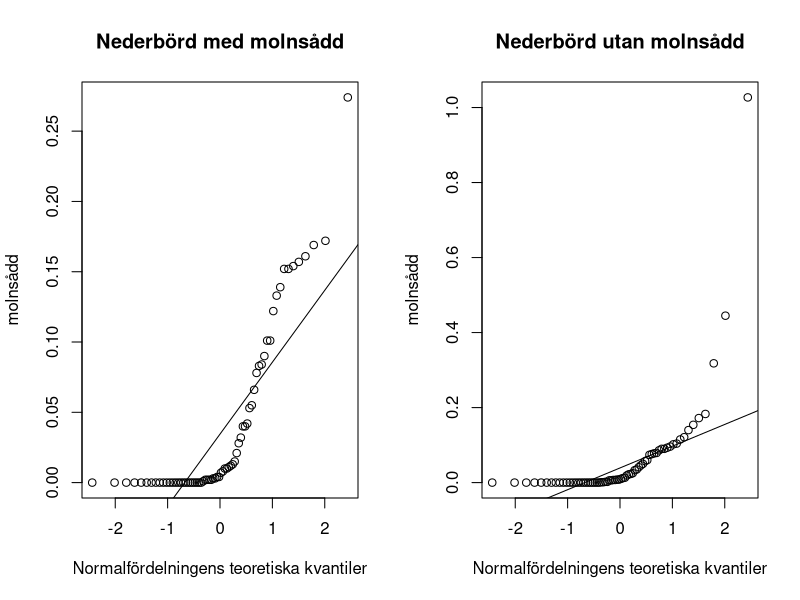
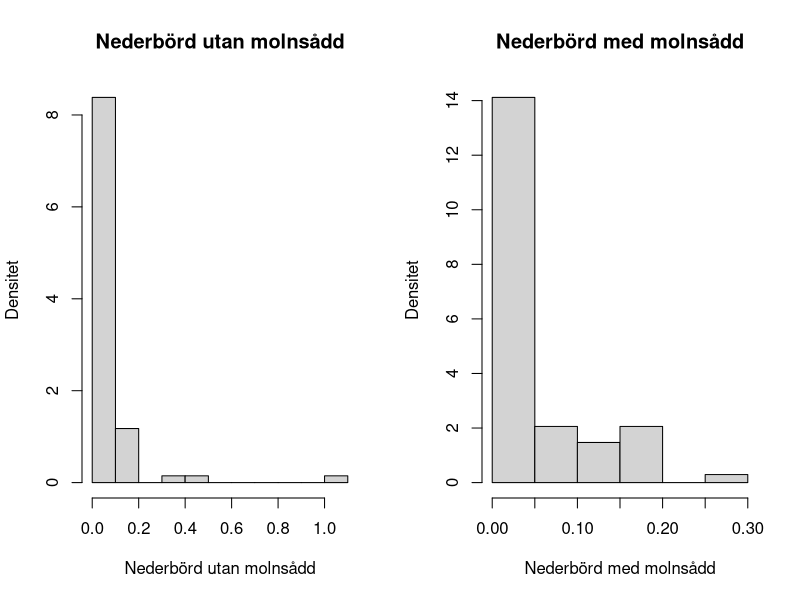
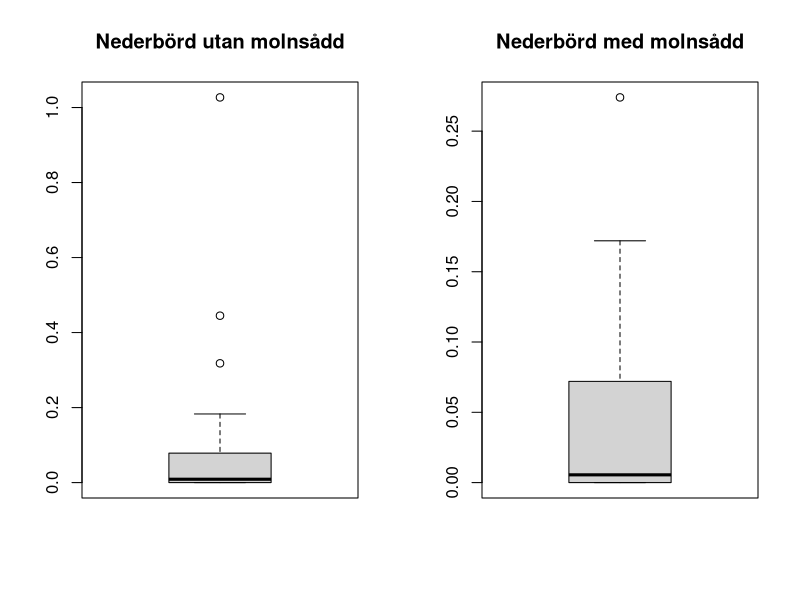
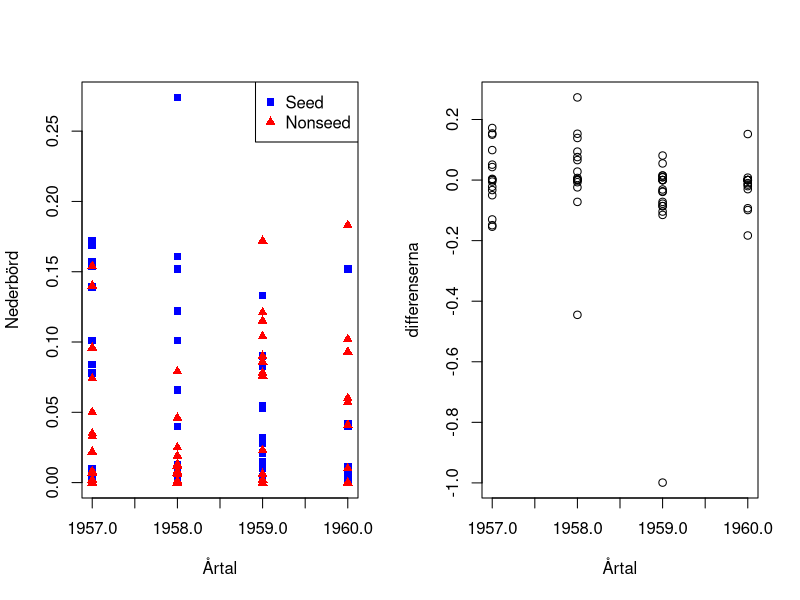
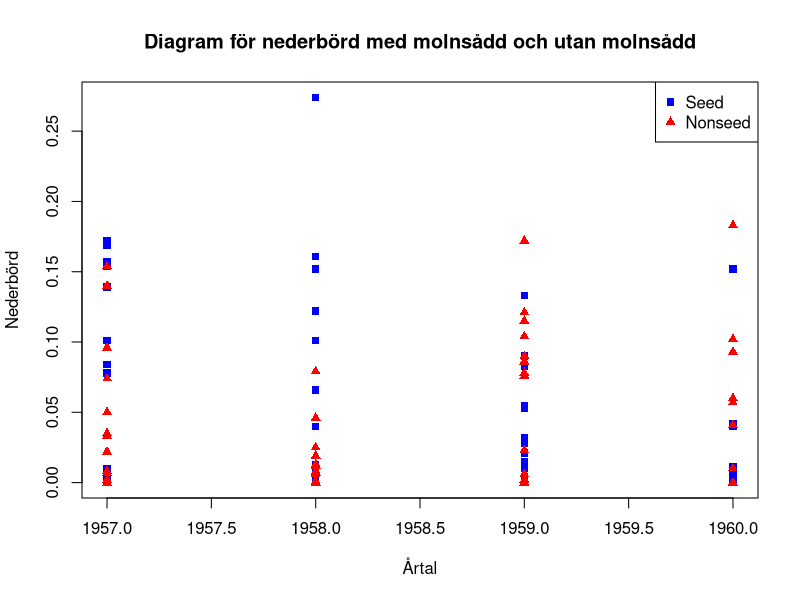
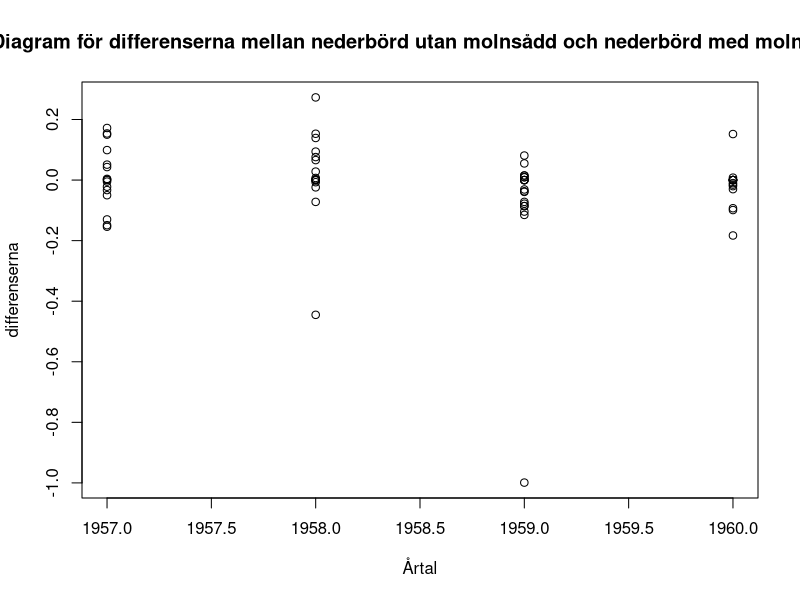
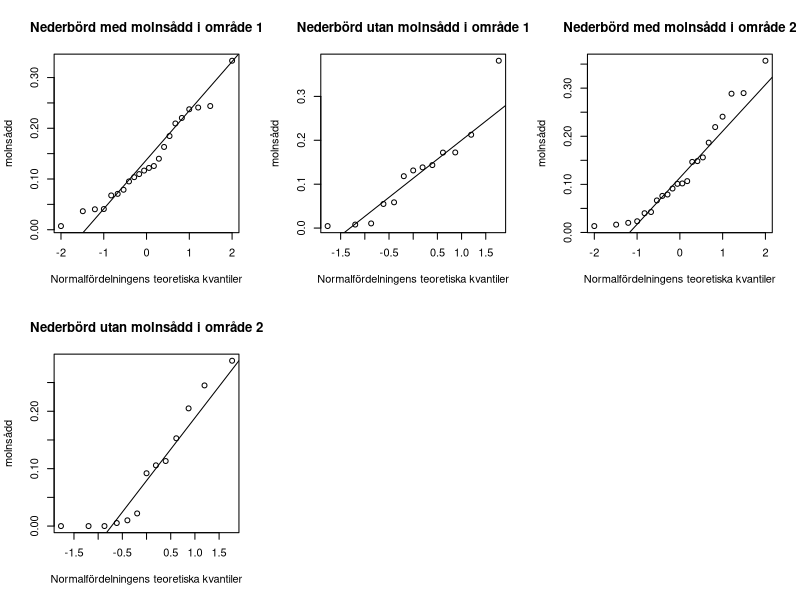
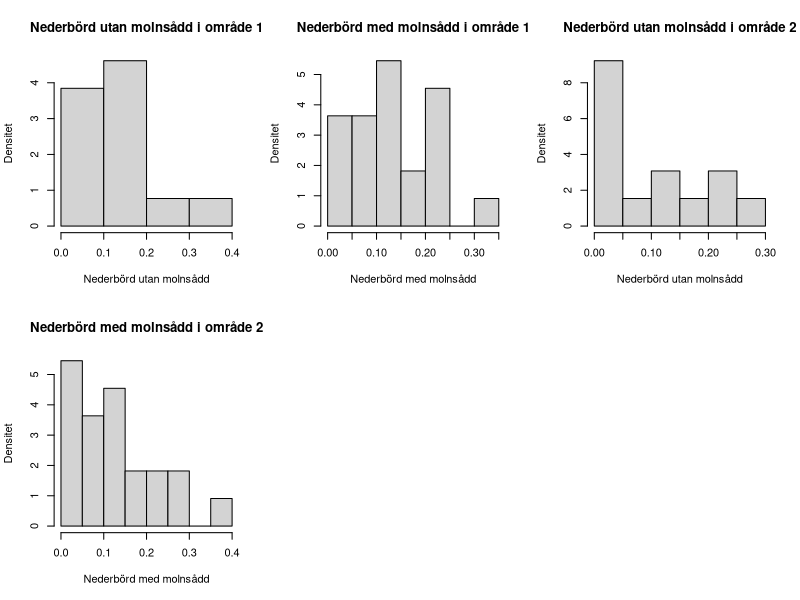

The R script that drew these images, in order:
## ---- chunk 1
arizona <- read.csv("arizona.csv", header = FALSE) #Yinyi testa använda denna istället
year <- arizona$V1
seed <- arizona$V2
nonseed <- arizona$V3
old_par <- par(mfrow = c(1,2))
qqnorm(seed,main = 'Nederbörd med molnsådd', ylab= 'Nederbörd med
molnsådd', xlab= 'Normalfördelningens teoretiska kvantiler')
qqline(seed)
qqnorm(nonseed,main = 'Nederbörd utan molnsådd', ylab= 'Nederbörd utan
molnsådd', xlab= 'Normalfördelningens teoretiska kvantiler')
qqline(nonseed)
par(old_par)
old_par <- par(mfrow = c(1,2))
hist(nonseed,prob = TRUE, main = 'Nederbörd utan molnsådd', ylab =
       'Densitet', xlab = 'Nederbörd utan molnsådd')
hist(seed,prob = TRUE, main = 'Nederbörd med molnsådd', ylab =
       'Densitet', xlab = 'Nederbörd med molnsådd')
par(old_par)
old_par <- par(mfrow = c(1,2))
boxplot(nonseed, prob = TRUE, main = 'Nederbörd utan molnsådd')
boxplot(seed, prob = TRUE, main = 'Nederbörd med molnsådd')
par(old_par)
## ---- chunk 2
differ <- seed-nonseed
old_par <- par(mfrow = c(1,2))
plot(year,seed, xlab= '
Årtal', ylab = 'Nederbörd',
pch = 15,
col ="blue")
points(year,nonseed,
       pch = 17,  # Solid triangles
       col = "red")
legend("topright", 
       legend = c("Seed", "Nonseed"), 
       pch = c(15, 17),  # Shapes corresponding to seed and nonseed
       col = c("blue", "red"))  # Colors corresponding to seed and nonseed
plot(year,differ, ylab= 'differenserna', xlab = 'Årtal')
par(old_par)
## ---- chunk 3
plot(year, seed, 
     main = 'Diagram för nederbörd med molnsådd och utan molnsådd', 
     xlab = 'Årtal', 
     ylab = 'Nederbörd', 
     pch = 15,  # Solid squares for seed
     col = "blue")
points(year, nonseed, 
       pch = 17,  # Solid triangles for nonseed
       col = "red")

# Add a legend
legend("topright", 
       legend = c("Seed", "Nonseed"), 
       pch = c(15, 17),  # Shapes corresponding to seed and nonseed
       col = c("blue", "red"))  # Colors corresponding to seed and nonseed
## ---- chunk 4
plot(year,differ,main = 'Diagram för differenserna mellan nederbörd utan molnsådd och nederbörd med molnsådd', ylab= 'differenserna', xlab = 'Årtal')
## ---- chunk 5
wilcox.test(differ, alternative = "greater", paired = FALSE)
## ---- chunk 6
result <- wilcox.test(seed,nonseed, alternative = "greater", paired = TRUE)
print(result)
## ---- chunk 7
oregon <- read.csv("oregon.csv", header = FALSE) #Yinyi testa använda denna istället
trial <- oregon$V1
typ1 <- oregon$V2
typ2 <- oregon$V3
nonseed1 <- typ1[trial == 1]
seed1 <- typ1[trial == 2]
nonseed2 <- typ2[trial == 1]
seed2 <- typ2[trial == 2]
old_par <- par(mfrow = c(2,3))
qqnorm(seed1,main = 'Nederbörd med molnsådd i område 1', ylab= 'Nederbörd med
molnsådd', xlab= 'Normalfördelningens teoretiska kvantiler')
qqline(seed1)
qqnorm(nonseed1,main = 'Nederbörd utan molnsådd i område 1', ylab= 'Nederbörd utan
molnsådd', xlab= 'Normalfördelningens teoretiska kvantiler')
qqline(nonseed1)
qqnorm(seed2,main = 'Nederbörd med molnsådd i område 2', ylab= 'Nederbörd med
molnsådd', xlab= 'Normalfördelningens teoretiska kvantiler')
qqline(seed2)
qqnorm(nonseed2,main = 'Nederbörd utan molnsådd i område 2', ylab= 'Nederbörd utan
molnsådd', xlab= 'Normalfördelningens teoretiska kvantiler')
qqline(nonseed2)
par(old_par)
## ---- chunk 8
old_par <- par(mfrow = c(2,3))
hist(nonseed1,prob = TRUE, main = 'Nederbörd utan molnsådd i område 1', ylab =
       'Densitet', xlab = 'Nederbörd utan molnsådd')
hist(seed1,prob = TRUE, main = 'Nederbörd med molnsådd i område 1', ylab =
       'Densitet', xlab = 'Nederbörd med molnsådd')
hist(nonseed2,prob = TRUE, main = 'Nederbörd utan molnsådd i område 2', ylab =
       'Densitet', xlab = 'Nederbörd utan molnsådd')
hist(seed2,prob = TRUE, main = 'Nederbörd med molnsådd i område 2', ylab =
       'Densitet', xlab = 'Nederbörd med molnsådd')
par(old_par)
old_par <- par(mfrow = c(2,3))
boxplot(nonseed1, prob = TRUE, main = 'Nederbörd utan molnsådd i område 1')
boxplot(seed1, prob = TRUE, main = 'Nederbörd med molnsådd i område 1')
boxplot(nonseed2, prob = TRUE, main = 'Nederbörd utan molnsådd i område 2')
boxplot(seed2, prob = TRUE, main = 'Nederbörd med molnsådd i område 2')
par(old_par)

## ---- chunk 9
differ1 <- seed1-nonseed1
differ2 <- seed2-nonseed2
result1 <- wilcox.test(differ1, differ2, alternative = "greater")
#result2 <- wilcox.test(differ2, alternative = "greater")
print(result1)
#print(result2)
